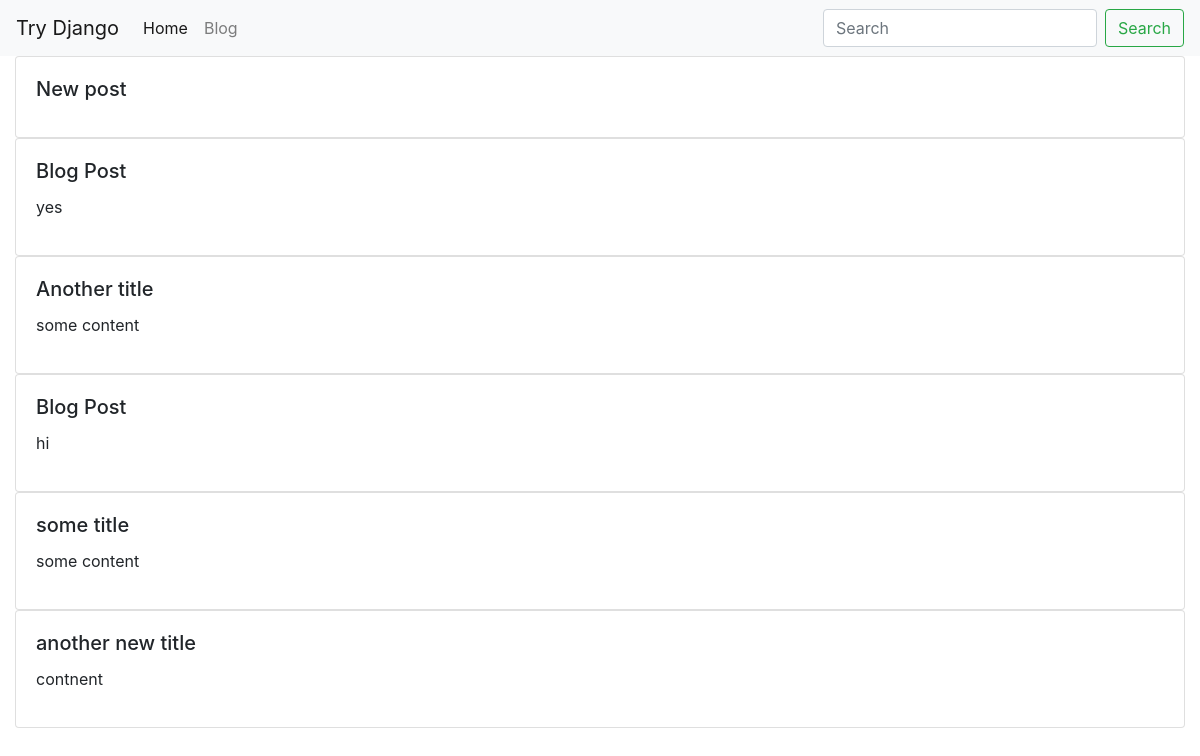
Screenshot of /blog/ with the database file from the repository.
### blog/models.py (models this page shows, shortened)
class BlogPost(models.Model): #blogpost_set -> queryset
	user=models.ForeignKey(User, default=1, null=True, on_delete=models.SET_NULL)
	title = models.CharField(max_length=120)
	slug= models.SlugField(unique=True)
	content = models.TextField(null=True, blank=True)

### blog/views.py (the view)
# urls.py: path('', blog_post_list_view),
def blog_post_list_view(request):
	qs= BlogPost.objects.all()
	template_name= 'blog/list.html'
	context= {'object_list': qs}
	return render(request, template_name, context)

### blog/templates/blog/list.html
{% extends "base.html" %}
{% block content %}
<div class='class-group'>
	{% for object in object_list %}
		{% include 'blog/list-inline.html' with blog_post=object%}
	{% endfor %}
</div>
{% endblock %}

### blog/templates/blog/list-inline.html
<div class='card'>
	<div class='card-body'>
		<h5 class='card-title'>{{blog_post.title}}</h5>
		<p class='class-text'>{{blog_post.content}}</p>
	</div>
</div>

### rows the page displays
BlogPost: title "New post"
BlogPost: title "Blog Post", content "yes"
BlogPost: title "Another title", content "some content"
BlogPost: title "Blog Post", content "hi"
BlogPost: title "some title", content "some content"
BlogPost: title "another new title", content "contnent"
